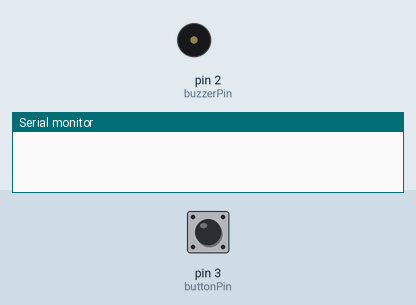
Bench run of a sketch on a simulated Arduino Uno, built with avr-gcc and run on an emulated ATmega328P. Parts: buzzer (waves = sounding), the last lines printed to the serial monitor. The test bench sets the inputs (shaded band); at power-on: pin 3 (buttonPin) HIGH.

Above: at 1.2 s.
1.3 s: pin 3 (buttonPin) pulled LOW for 0.15 s
At 2.32 s:
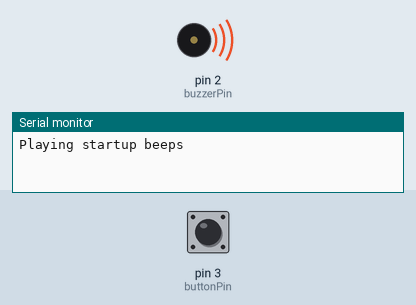
4.0 s: pin 3 (buttonPin) pulled LOW for 1 s
At 11.8 s:
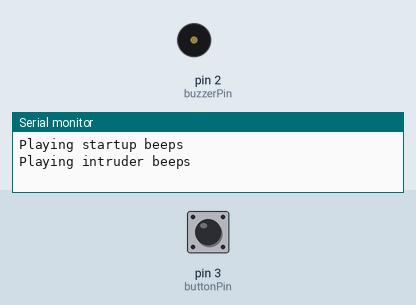
Timing chart, 0 to 13.0 s (numbered marks = the images above; inputs shaded):
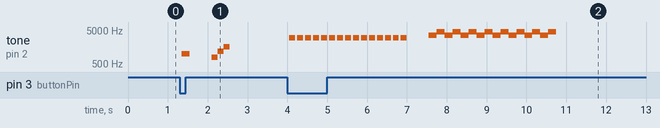

Measured:
- after the input at 1.3 s, tone on pin 2 (buzzerPin): plays 1000 Hz for 0.20 s, 800 Hz for 0.15 s, 1200 Hz for 0.15 s, 1600 Hz for 0.15 s, starting after 0.05 s
- after the input at 4.0 s, tone on pin 2 (buzzerPin): plays 3000 Hz for 0.15 s, 3000 Hz for 0.15 s, 3000 Hz for 0.15 s, 3000 Hz for 0.15 s, 3000 Hz for 0.15 s, 3000 Hz for 0.15 s … (31 notes in this stretch), starting after 0.05 s

The sketch:

buzzer-tests.ino
```cpp
// c++
const byte buzzerPin = 2;
const byte buttonPin = 3;
int buttonPressCount = 0;
bool lastButtonState = HIGH;

void setup() {
  pinMode(buzzerPin, OUTPUT);
  pinMode(buttonPin, INPUT_PULLUP);
  Serial.begin(9600);
}

void loop() {
  bool currentButtonState = digitalRead(buttonPin);

  if (currentButtonState == LOW && lastButtonState == HIGH) {
    delay(50);

    switch (buttonPressCount % 3) {
    case 0:
      Serial.println("Playing startup beeps");
      startupBeep1();
      delay(500);
      startupBeep2();
      break;

    case 1:
      Serial.println("Playing intruder beeps");
      intruderAlert1();
      delay(500);
      intruderAlert2();
      break;

    case 2:
      Serial.println("Playing shutdown beeps");
      shutdownBeep1();
      delay(500);
      shutdownBeep2();
      break;
    }

    buttonPressCount++;
  }

  lastButtonState = currentButtonState;
}

// startup beep 1 (original)
void startupBeep1() {
  tone(buzzerPin, 1000, 200);
  delay(250);
  noTone(buzzerPin);
}

// in use
// startup beep 2 (ascending tones)
void startupBeep2() {
  tone(buzzerPin, 800, 150);
  delay(150);
  tone(buzzerPin, 1200, 150);
  delay(150);
  tone(buzzerPin, 1600, 150);
  delay(150);
  noTone(buzzerPin);
}

// intruder alert 1 (original)
void intruderAlert1() {
  unsigned long startTime = millis();
  while (millis() - startTime < 3000) {
    tone(buzzerPin, 3000);
    delay(150);
    noTone(buzzerPin);
    delay(50);
  }
}

// in use
// intruder alert 2 (alternating frequencies)
void intruderAlert2() {
  unsigned long startTime = millis();
  while (millis() - startTime < 3000) {
    tone(buzzerPin, 3500);
    delay(200);
    tone(buzzerPin, 4500);
    delay(200);
  }
  noTone(buzzerPin);
}

// shutdown beep 1 (original)
void shutdownBeep1() {
  tone(buzzerPin, 400, 300);
  delay(300);
  noTone(buzzerPin);
}

// in use
// shutdown beep 2 (descending tones)
void shutdownBeep2() {
  tone(buzzerPin, 1600, 150);
  delay(150);
  tone(buzzerPin, 1200, 150);
  delay(150);
  tone(buzzerPin, 800, 150);
  delay(150);
  noTone(buzzerPin);
}
```
